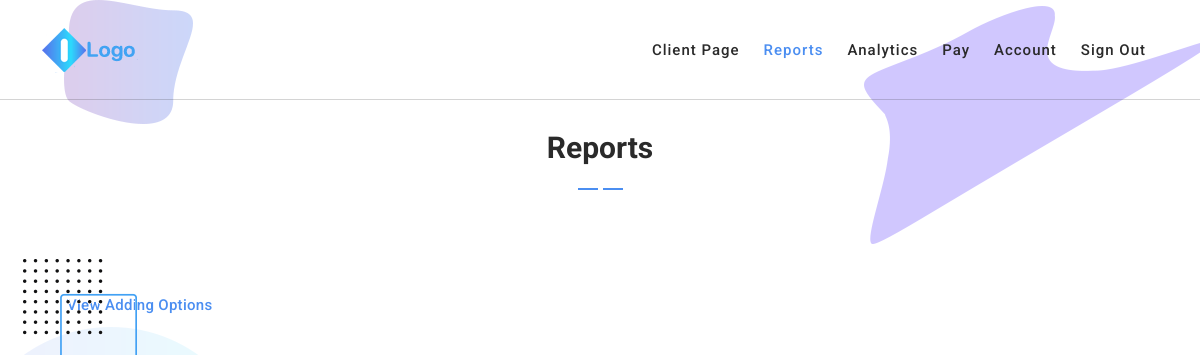
The page /reports/ (signed in) on the database as committed earlier.
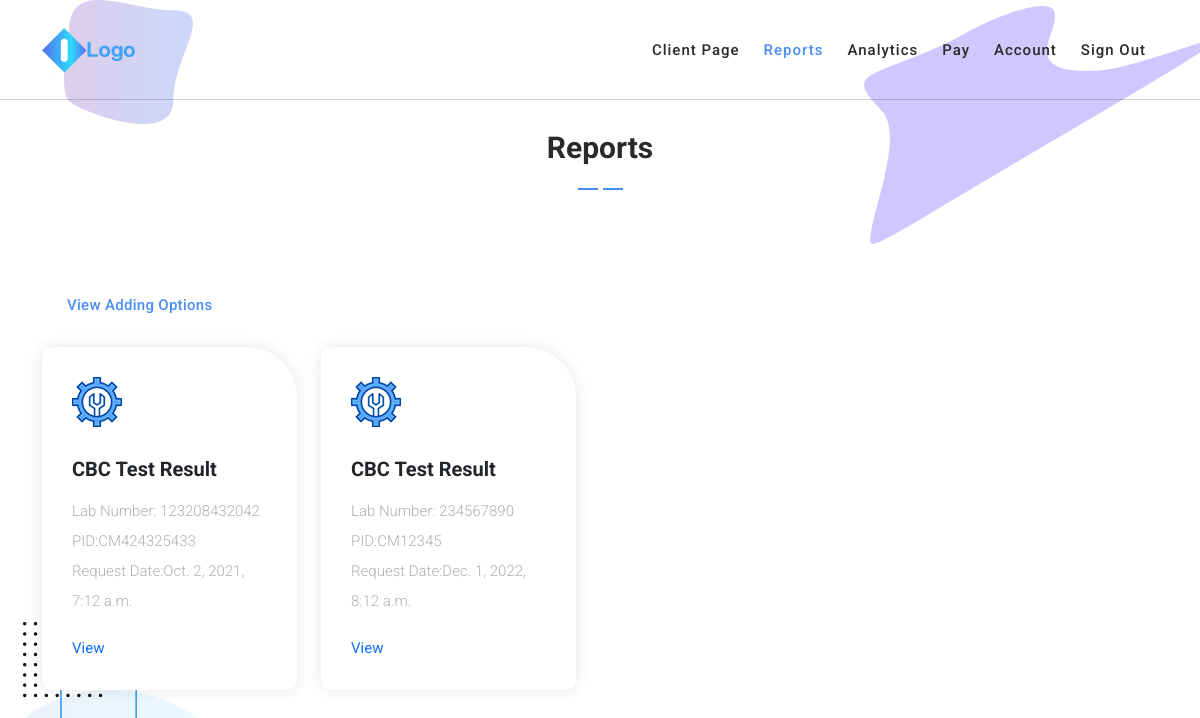
The same page on the database as committed later.
### isabuhaywebapp/models.py (models this page shows, shortened)
class CBCTestResult(models.Model):
    user = models.ForeignKey(User, on_delete=models.CASCADE, blank=True, null=True)
    testImage = models.OneToOneField(CBCTestResultImage, on_delete=models.CASCADE, blank=True, null=True)
    testPDF = models.OneToOneField(CBCTestResultPDF, on_delete=models.CASCADE, blank=True, null=True)
    testDocx = models.OneToOneField(CBCTestResultDocx, on_delete=models.CASCADE, blank=True, null=True)
    source = models.CharField(max_length=50, blank=False, null=False)
    labNumber = models.CharField(max_length=50, blank=False, null=False)
    pid = models.CharField(max_length=50, blank=False, null=False)
    dateRequested = models.DateTimeField(blank=True, null=True)
    dateReceived = models.DateTimeField(blank=True, null=True)
    whiteBloodCells = models.FloatField(blank=False, null=False)
    redBloodCells = models.FloatField(blank=False, null=False)
    hemoglobin = models.FloatField(blank=False, null=False)
    hematocrit = models.FloatField(blank=False, null=False)
    meanCorpuscularVolume = models.FloatField(blank=False, null=False)
    meanCorpuscularHb = models.FloatField(blank=False, null=False)
    meanCorpuscularHbConc = models.FloatField(blank=False, null=False)
    rbcDistributionWidth = models.FloatField(blank=False, null=False)
    plateletCount = models.FloatField(blank=False, null=False)
    segmenters = models.FloatField(blank=False, null=False)
    lymphocytes = models.FloatField(blank=False, null=False)
    monocytes = models.FloatField(blank=False, null=False)
    eosinophils = models.FloatField(blank=False, null=False)
    basophils = models.FloatField(blank=False, null=False)
    bands = models.FloatField(blank=False, null=False)
    absoluteSeg = models.FloatField(blank=False, null=False)
    absoluteLymphocyteCount = models.FloatField(blank=False, null=False)
    absoluteMonocyteCount = models.FloatField(blank=False, null=False)
    absoluteEosinophilCount = models.FloatField(blank=False, null=False)
    absoluteBasophilCount = models.FloatField(blank=False, null=False)
    absoluteBandCount = models.FloatField(blank=False, null=False)

### isabuhaywebapp/views.py (the view)
# urls.py: path('reports/', DisplayAllCBCTestResult.as_view(), name='DisplayAllCBCTestResult'),
class DisplayAllCBCTestResult(LoginRequiredMixin, View):
    def get(self, request, *args, **kwargs):
        user = User.objects.get(id=request.user.id)
        object_list = user.cbctestresult_set.all()
        context = {'object_list': object_list}
        return render(request, 'displayAllCBCTestResult.html', context)

### templates/displayAllCBCTestResult.html (shortened to what this page needs)
{% load static %}
<!DOCTYPE html>
<html lang="en">
  <head>
    <link href="{% static 'vendor/bootstrap/css/bootstrap.min.css' %}" rel="stylesheet">
    <link rel="stylesheet" href="https://use.fontawesome.com/releases/v5.8.1/css/all.css' %}">
    <link rel="stylesheet" href="{% static 'assets/css/templatemo-chain-app-dev.css' %}">
    <link rel="stylesheet" href="{% static 'assets/css/animated.css' %}">
    <link rel="stylesheet" href="{% static 'assets/css/owl.css' %}">
  </head>
  <body>
    <header class="header-area header-sticky wow slideInDown" data-wow-duration="0.75s" data-wow-delay="0s">
      <div class="container">
        <div class="row">
          <div class="col-12">
            <nav class="main-nav">
               <a href="#" class="logo">
                <img src="{% static 'assets/images/logo.png' %}" alt="Chain App Dev" w>
              </a>
              <ul class="nav">
                <li class="scroll-to-section"><a href="{% url 'DisplayClientSide' %}">Client Page</a></li>
                <li class="scroll-to-section"><a href="#" class="active">Reports</a></li>
                <li class="scroll-to-section"><a href="{% url 'DisplayAnalytics' %}">Analytics</a></li>
                <li class="scroll-to-section"><a href="{% url 'DisplayAllPromoOptions' 'pay' %}">Pay</a></li>
                <li class="scroll-to-section"><a href="{% url 'DisplayAccountPage' %}">Account</a></li>
                <li class="scroll-to-section"><a href="{% url 'LogoutView' %}">Sign Out</a></li>
              </ul>
            </nav>
          </div>
        </div>
      </div>
    </header>
    <div id="All CBC" class="services section">
      <div class="container">
        <div class="row">
          <div class="col-lg-8 offset-lg-2">
            <div class="section-heading  wow fadeInDown" data-wow-duration="1s" data-wow-delay="0.5s">
              <h4>Reports</h4>
              <img src="{% static 'assets/images/heading-line-dec.png' %}" alt="">
             </div>
          </div>
        </div>
      </div>
      <div class="container">
        <div class="row">
          <div class="col-lg-12">
            <div class="white-button first-button scroll-to-section">
              <a href="{% url 'DisplayAddingOptions' %}">View Adding Options</a>
            </div>
        </div>
        <div class="row">
          {% for result in object_list %}
            <div class="col-lg-3" style="margin-top: 20px;"">
              <div class="service-item first-service">
                <div class="icon"></div>
                <h4>CBC Test Result</h4>
                <p>Lab Number: {{  result.labNumber }}<br>PID:{{ result.pid }}<br>Request Date:{{ result.dateRequested }}</p>
                <div class="text-button">
                  <a href="{% url 'DisplayCBCTestResult' result.pk %}">View </a>
                </div>
              </div>
            </div>
          {% endfor %}
        </div>
      </div>
    </div>
</body>
</html>

Rows that differ between the two databases and show on the page:
added CBCTestResult: labNumber "123208432042", pid "CM424325433", dateRequested "Oct. 2, 2021, 7:12 a.m."
added CBCTestResult: labNumber "234567890", pid "CM12345", dateRequested "Dec. 1, 2022, 8:12 a.m."
